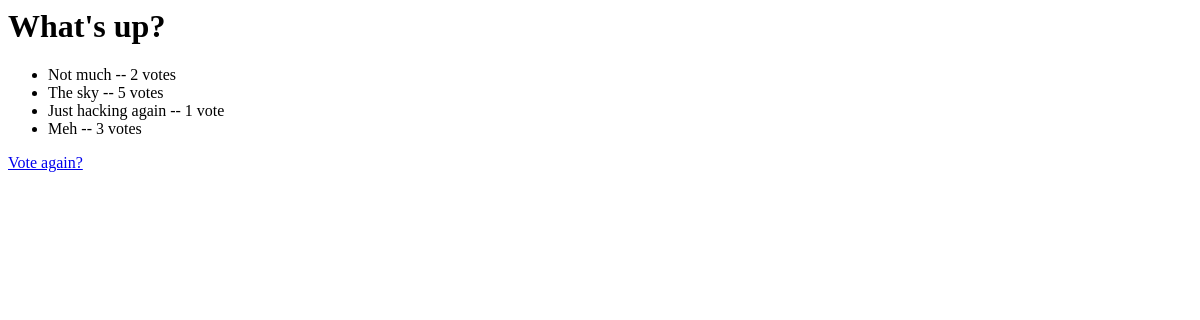
/polls/1/results/, run on an earlier commit of the app's database.
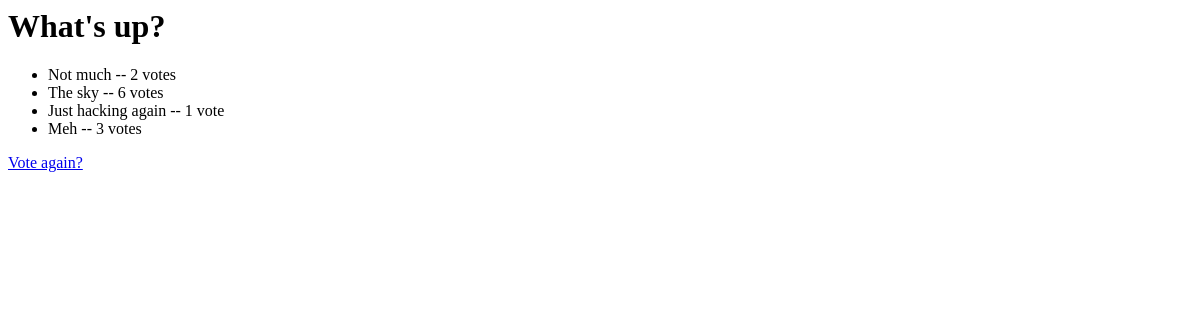
And on a later commit of the database.
### polls/models.py (models this page shows, shortened)
class Poll(models.Model):
    question = models.CharField(max_length=200)
    pub_date = models.DateTimeField('date published')
    def was_published_recently(self):
      return self.pub_date >= timezone.now() - datetime.timedelta(days=1)
    was_published_recently.admin_order_field = 'pub_date'
    was_published_recently.boolean = True
    was_published_recently.short_description = 'Published recently?'

class Choice(models.Model):
    poll = models.ForeignKey(Poll)
    choice = models.CharField(max_length=200)
    votes = models.IntegerField()

### templates/polls/results.html
<h1>{{ poll.question }}</h1>
<ul>
{% for choice in poll.choice_set.all %}
    <li>{{ choice.choice }} -- {{ choice.votes }} vote{{ choice.votes|pluralize }}</li>
{% endfor %}
</ul>
<a href="/polls/{{ poll.id }}/">Vote again?</a>

What changed in the data, as far as the page shows it:
changed Choice "The sky": votes "5" → "6"
